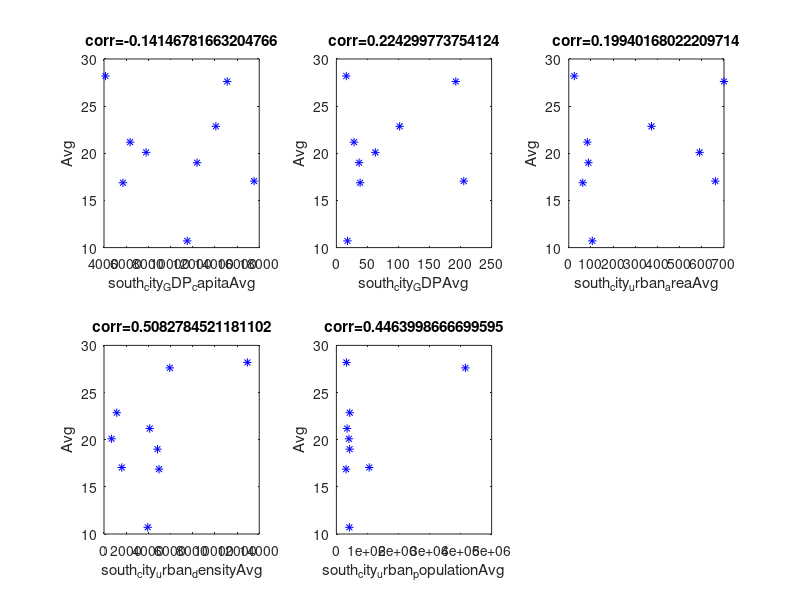

Recreate this plot in MATLAB.
function [  ] = South_Avg(  )
%UNTITLED8 Summary of this function goes here
%   Detailed explanation goes here
load south_city_Avg.txt;
load south_city_GDP_capitaAvg.txt;
load south_city_GDPAvg.txt;
load south_city_urban_areaAvg.txt; 
load south_city_urban_densityAvg.txt; 
load south_city_urban_populationAvg.txt;

subplot(231),plot(south_city_GDP_capitaAvg,south_city_Avg,'b*');
xlabel('south_city_GDP_capitaAvg'),ylabel('Avg');
title('corr=-0.14146781663204766');
subplot(232),plot(south_city_GDPAvg,south_city_Avg,'b*');
xlabel('south_city_GDPAvg'),ylabel('Avg');
title('corr=0.224299773754124');
subplot(233),plot(south_city_urban_areaAvg,south_city_Avg,'b*');
xlabel('south_city_urban_areaAvg'),ylabel('Avg');
title('corr=0.19940168022209714');
subplot(234),plot(south_city_urban_densityAvg,south_city_Avg,'b*');
xlabel('south_city_urban_densityAvg'),ylabel('Avg');
title('corr=0.5082784521181102');
subplot(235),plot(south_city_urban_populationAvg,south_city_Avg,'b*');
xlabel('south_city_urban_populationAvg'),ylabel('Avg');
title('corr=0.4463998666699595');

end

